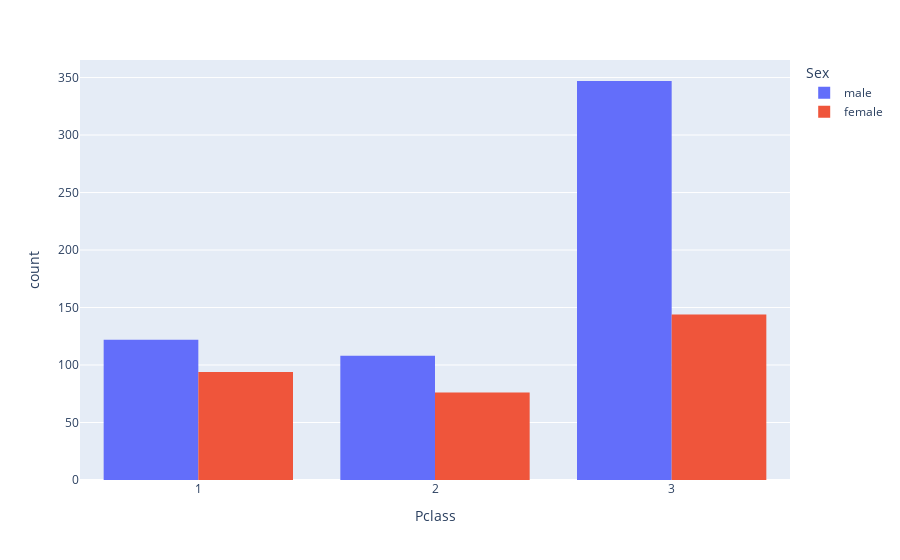

Source (notebook cell):
### Code cell
px.histogram(titanic_df, x="Pclass", color="Sex", barmode="group")

### Figure 1 — Plotly figure (JSON) as saved in the notebook; plotly's stock layout.template omitted (floating-point values rounded to 4 significant figures; data arrays with more than 128 entries replaced by an {"elided": "..."} marker saying what was removed)
{"data": [{"alignmentgroup": "True", "bingroup": "x", "hovertemplate": "Sex=male<br>Pclass=%{x}<br>count=%{y}<extra></extra>", "legendgroup": "male", "marker": {"color": "#636efa", "pattern": {"shape": ""}}, "name": "male", "offsetgroup": "male", "orientation": "v", "showlegend": true, "type": "histogram", "x": {"elided": "577 int values"}, "xaxis": "x", "yaxis": "y"}, {"alignmentgroup": "True", "bingroup": "x", "hovertemplate": "Sex=female<br>Pclass=%{x}<br>count=%{y}<extra></extra>", "legendgroup": "female", "marker": {"color": "#EF553B", "pattern": {"shape": ""}}, "name": "female", "offsetgroup": "female", "orientation": "v", "showlegend": true, "type": "histogram", "x": {"elided": "314 int values"}, "xaxis": "x", "yaxis": "y"}], "layout": {"barmode": "group", "legend": {"title": {"text": "Sex"}, "tracegroupgap": 0}, "margin": {"t": 60}, "xaxis": {"anchor": "y", "domain": [0, 1], "title": {"text": "Pclass"}}, "yaxis": {"anchor": "x", "domain": [0, 1], "title": {"text": "count"}}}}
